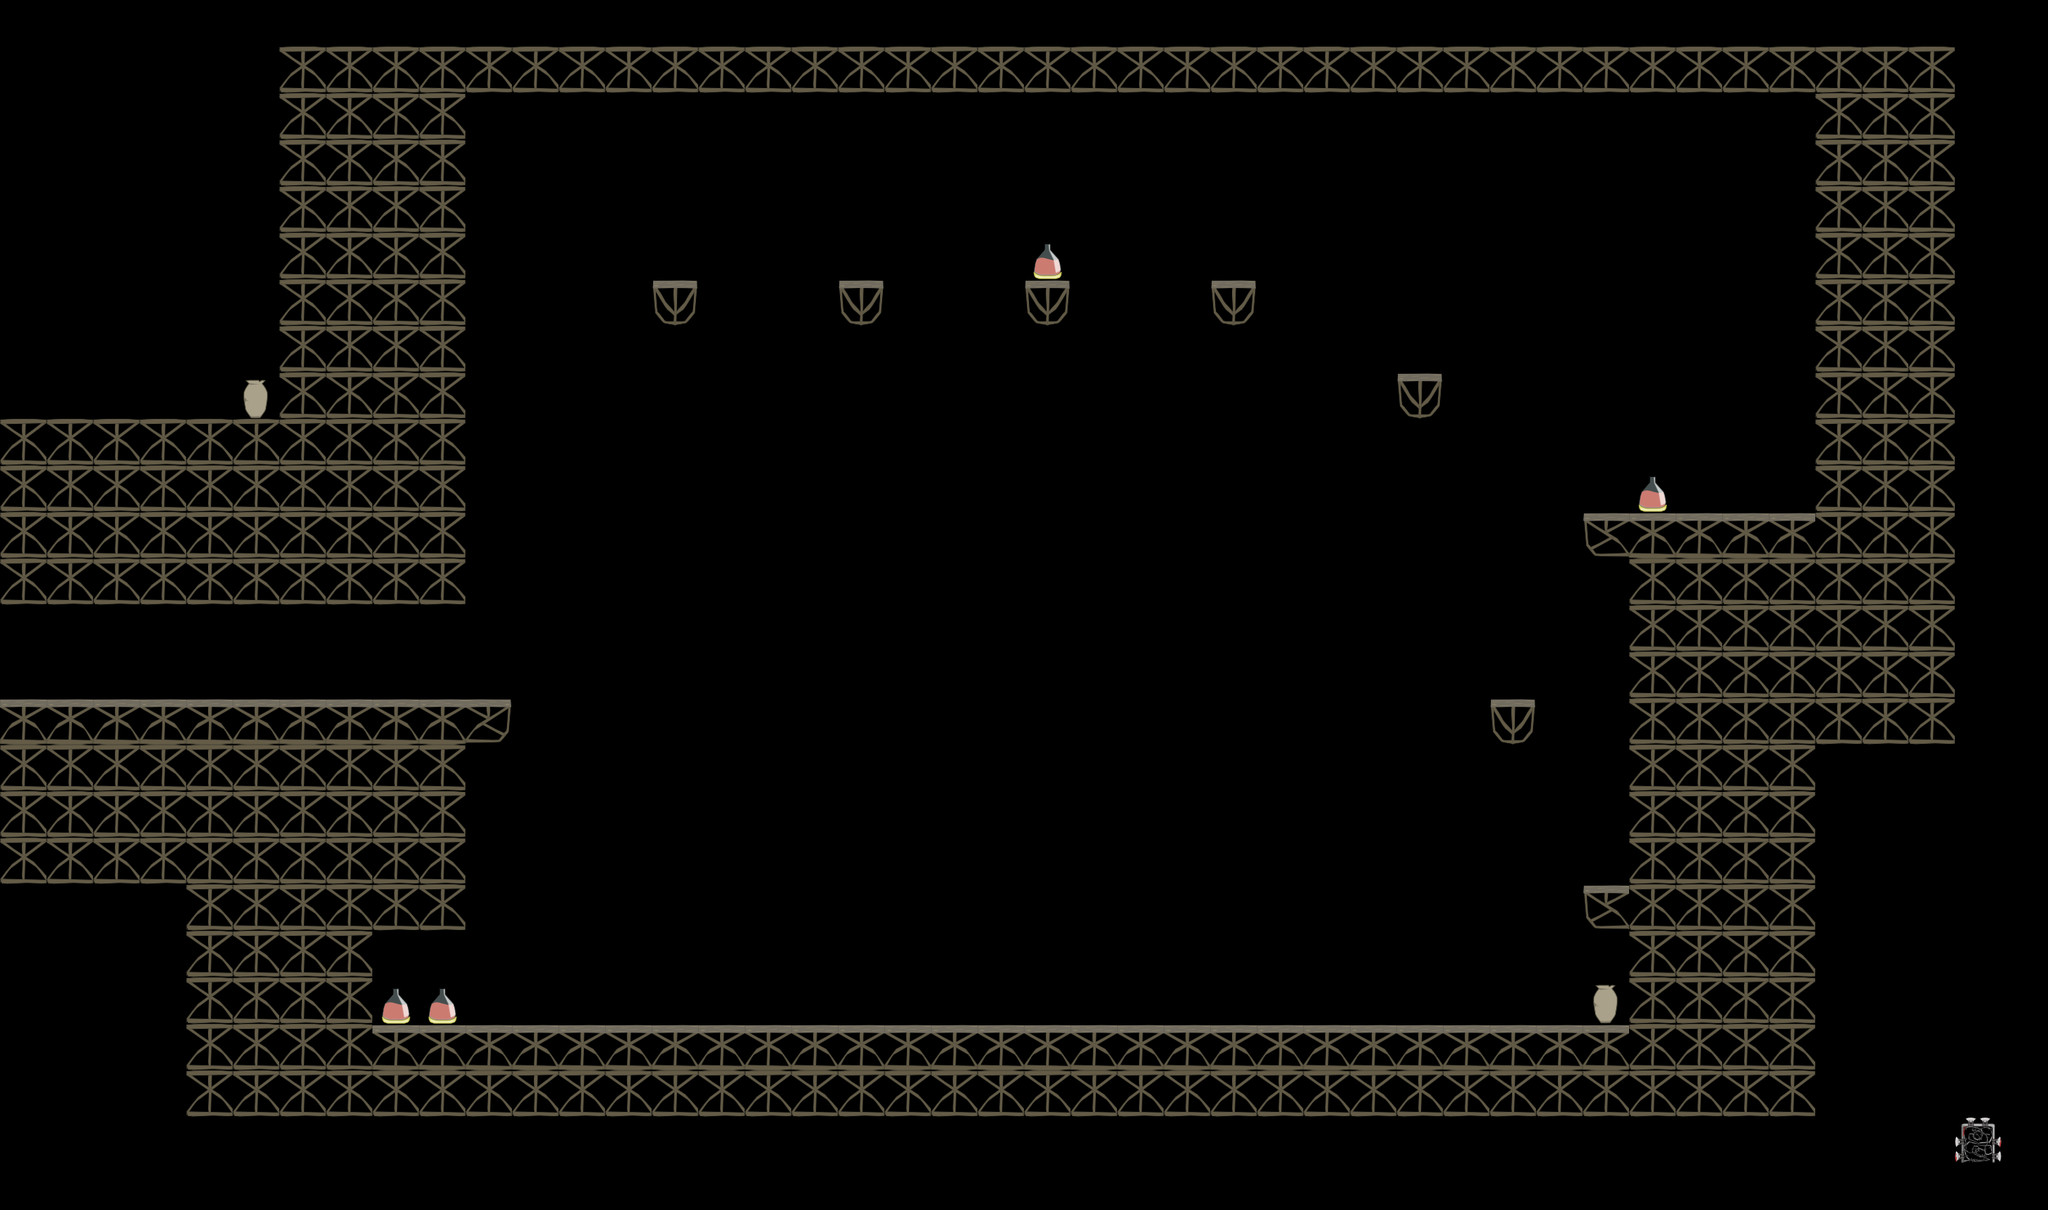

This is a level from a 2D game, rendered from its Tiled map with the project's own tilesets. A one-line summary and the map file follow, with tile-layer data summarised:
An orthogonal 44x26 tile map with 64x64 px tiles, 5 tile layers (background, walls, hazards, pickups, ...) and 5 objects (enemy1, spawn1, spawn2, door1, door2).

<map version="1.0" orientation="orthogonal" width="44" height="26" tilewidth="64" tileheight="64">
 <tileset firstgid="1" name="standardTiles" tilewidth="64" tileheight="64">
  <image source="DuelMapTiles-hd.png" width="256" height="256" />
 </tileset>
 <layer name="background" width="44" height="26">
  <data>[1144 cells, 1 non-empty, 1 distinct tile ids]</data>
 </layer>
 <layer name="walls" width="44" height="26">
  <data>[1144 cells, 323 non-empty, 5 distinct tile ids]</data>
 </layer>
 <layer name="hazards" width="44" height="26">
  <data>[1144 cells, 1 non-empty, 1 distinct tile ids]</data>
 </layer>
 <layer name="pickups" width="44" height="26">
  <data>[1144 cells, 4 non-empty, 1 distinct tile ids]</data>
 </layer>
 <layer name="falseWalls" width="44" height="26">
  <data>[1144 cells, 1 non-empty, 1 distinct tile ids]</data>
 </layer>
 <objectgroup name="enemies" width="44" height="26">
  <object name="enemy1" x="1505" y="1356">
   <properties>
    <property name="special" value="1" />
   </properties>
  </object>
 </objectgroup>
 <objectgroup name="spawns" width="44" height="26">
  <object name="spawn1" x="113" y="899" />
  <object name="spawn2" x="2361" y="624" />
 </objectgroup>
 <objectgroup name="doors" width="44" height="26">
  <object name="door1" x="36" y="925">
   <properties>
    <property name="level" value="4" />
    <property name="spawn" value="2" />
   </properties>
  </object>
  <object name="door2" x="2464" y="667">
   <properties>
    <property name="boss" value="1" />
    <property name="level" value="6" />
    <property name="spawn" value="1" />
   </properties>
  </object>
 </objectgroup>
 <objectgroup name="relics" width="44" height="26" />
 <objectgroup name="climbing" width="44" height="26" />
</map>
